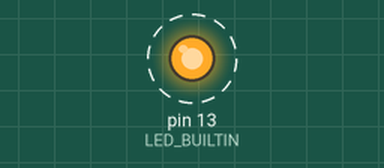
Recording of a sketch running on a simulated Arduino Uno, built with avr-gcc and run on an emulated ATmega328P. On the bench: output pins drawn as LEDs (lit = HIGH). Dashed ring = blinking.

Above: at 0.12 s.
Timing chart, 0 to 3.0 s (numbered marks = the images above):
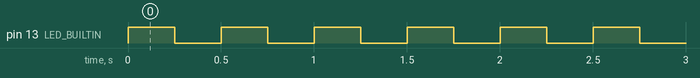

Measured:
- by itself, pin 13 (LED_BUILTIN): alternates HIGH for 0.25 s and LOW for 0.25 s

The sketch:

LED_BUILTIN-BLINK.ino
```cpp
int delay_time = 250;
void setup() {
  pinMode(LED_BUILTIN, OUTPUT);
}

void loop() {
  digitalWrite(LED_BUILTIN, HIGH);

  delay(delay_time);

  digitalWrite(LED_BUILTIN, LOW);

  delay(delay_time);
}
```
